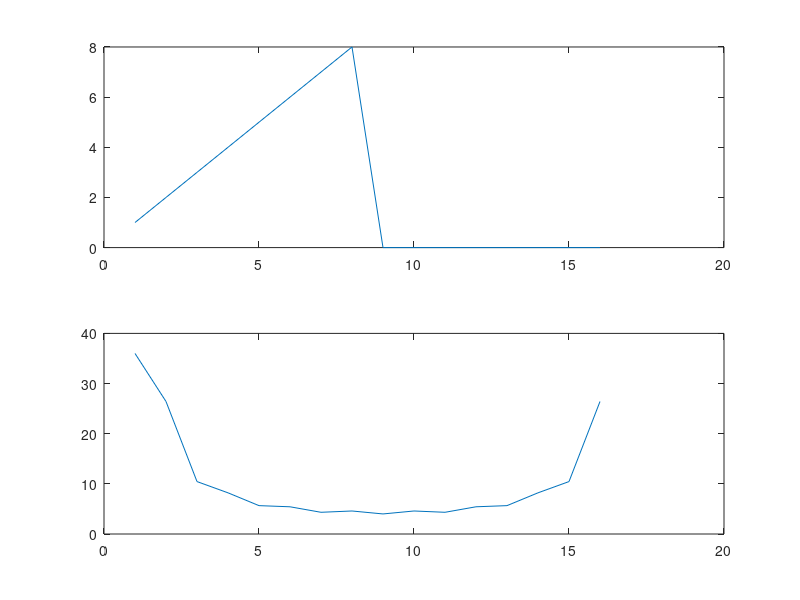
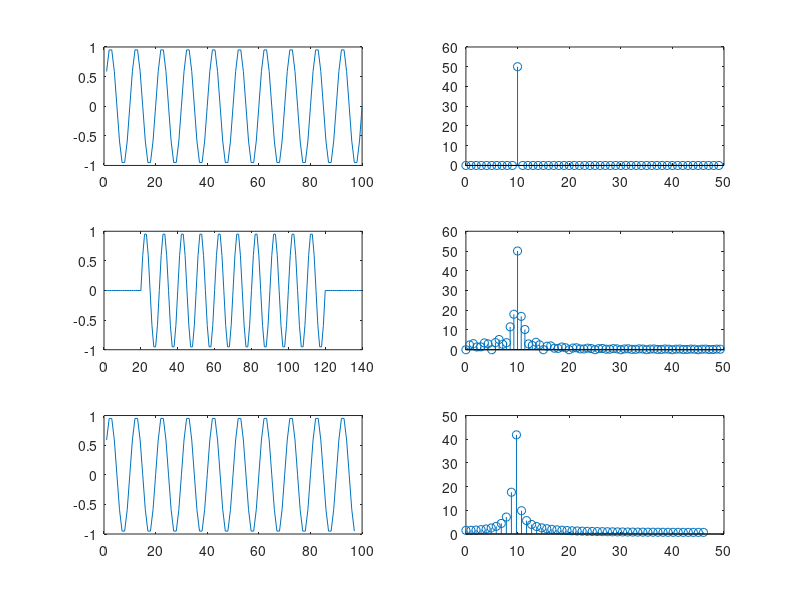
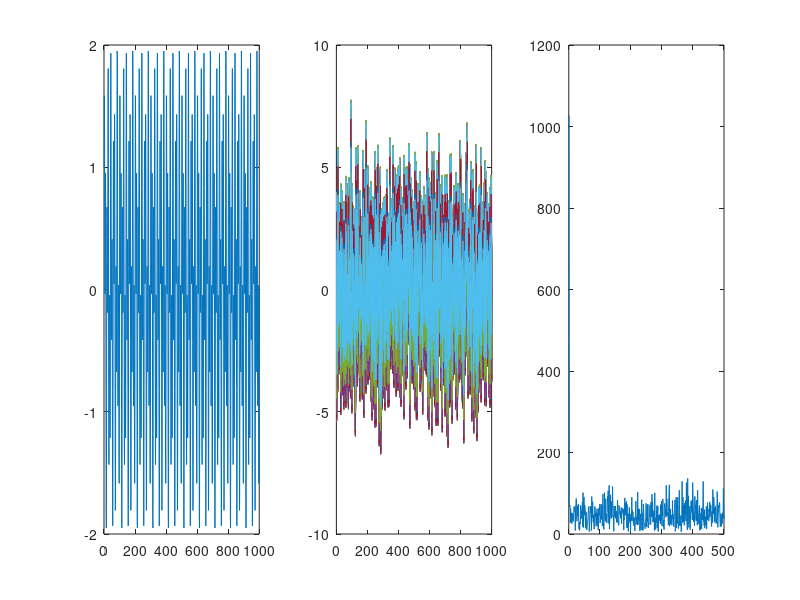
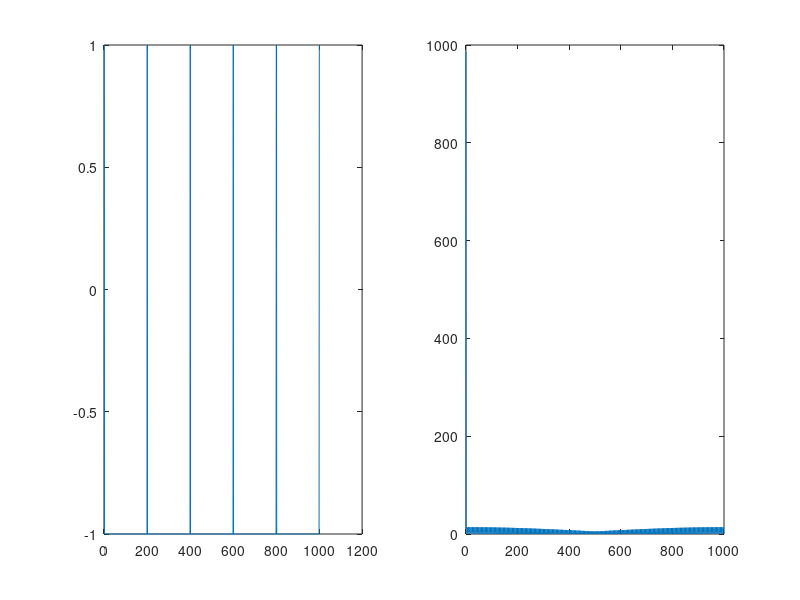

Write the MATLAB code that produced these figures, in order.
signal = [1 2 3 4 5 6 7 8 0 0 0 0 0 0 0 0];
dft=abs(fft(signal));

hold all;
subplot(2,1,1);
plot(signal);
subplot(2,1,2);
plot(dft);


%%%%%%%%%%%%%%%%%%%%%%%%%%%%%%%%%%%%%%%%%%%%%%

function ret = sinusoid(fs, f, phase, n)
	ret=zeros(1,n);
	for i=1 : n
		ret(1,i) =  sin(phase + ((2*pi*f)/fs)*i);
	end
end


figure;
hold all;

function dvojka(sinus, plotpos, new_size)
	dft=abs(fft(sinus));
	%new_size=size(sinus,2)/2;
	dft=dft(1,1:end/2);
	dft_l=size(dft,2);
	x=[0.0:new_size/dft_l:new_size-0.0001];
	subplot(3,2,plotpos);
	plot(sinus);
	subplot(3,2,plotpos+1);
	stem(x,dft);
end

sinus1 = sinusoid(100, 10, 0, 100);
dvojka(sinus1, 1, 50);

sinus2=[zeros(1,20),sinus1,zeros(1,20)];
dvojka(sinus2, 3, 50);

sinus3=sinus1(1, 1:end-3);
dvojka(sinus3, 5, 47);

%%%%%%%%%%%%%%%%%%%%%%%%%%%%%%%%%%%%%%%%%%%%%%
% 3
figure;
hold all;
sig = sinusoid(1000, 50, 0, 1000) + sinusoid(1000, 120, 0, 1000);
sig2 = sig + randn(1000,1)*sqrt(3);
furier = abs(fft(sig2));
furier = furier(1:500);


subplot(1,3,1);
plot(sig);
subplot(1,3,2);
plot(sig2);
subplot(1,3,3);
plot(furier);


%%%%%%%%%%%%%%%%%%%%%%%%%%%%%%%%%%%%%%%%%%%%%%
figure;
a=(5*2*pi/1000);
b=5*2*pi;
signal = square(0:a:b,0.5);
furi = abs(fft(signal));
subplot(1,2,1);
plot(signal);
subplot(1,2,2);
plot(0:1000, furi);

